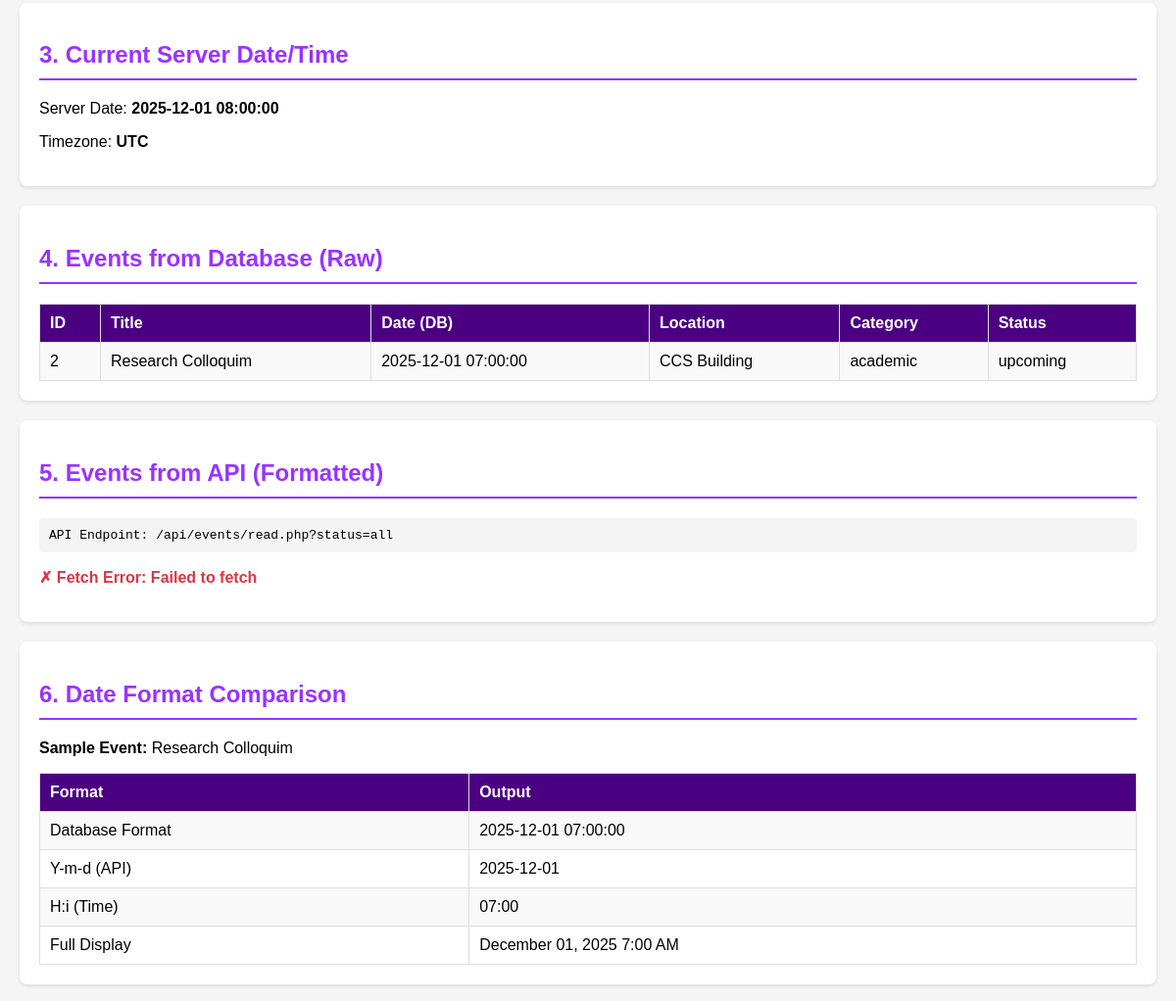
The app's page /test_events_api.php (middle part), older data.
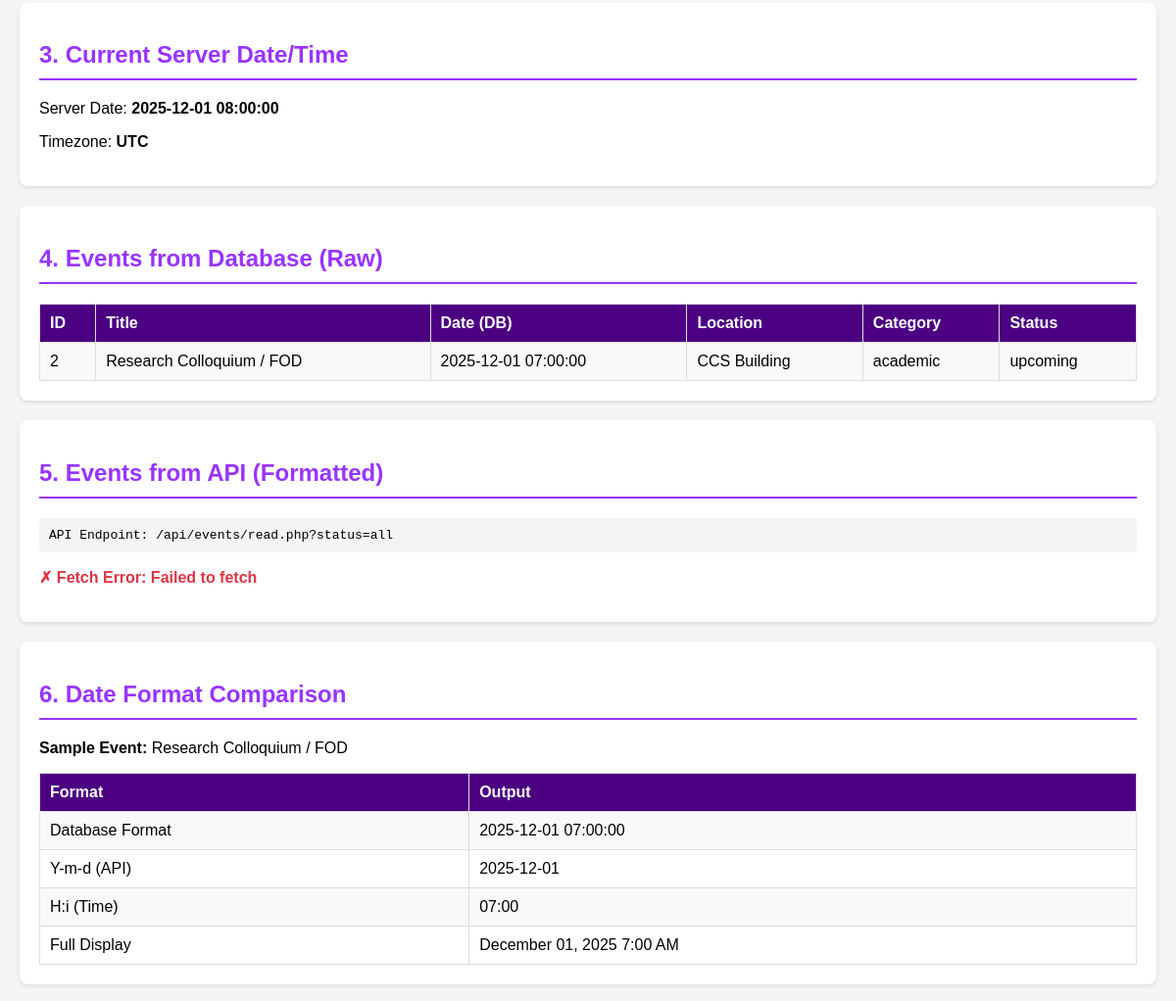
The same page, newer data.
### tables this page shows
CREATE TABLE `events` (
  `id` int(11) NOT NULL,
  `title` varchar(255) NOT NULL,
  `description` text DEFAULT NULL,
  `date` datetime NOT NULL,
  `end_date` datetime DEFAULT NULL,
  `is_multi_day` tinyint(1) DEFAULT 0,
  `location` varchar(255) DEFAULT NULL,
  `category` varchar(50) DEFAULT 'general',
  `status` enum('upcoming','ongoing','completed','cancelled','archived') DEFAULT 'upcoming',
  `created_by` varchar(255) DEFAULT NULL,
  `created_at` timestamp NOT NULL DEFAULT current_timestamp(),
  `updated_at` timestamp NOT NULL DEFAULT current_timestamp() ON UPDATE current_timestamp()
);

### test_events_api.php (the view, shortened to what this page needs)
<!DOCTYPE html>
<html lang="en">
<head>
</head>
<body>
        <?php
        try {
            $database = new Database();
            $conn = $database->getConnection();
        } catch (Exception $e) {
            echo '<p class="error">✗ Database connection failed: ' . htmlspecialchars($e->getMessage()) . '</p>';
            exit;
        }
        ?>
    <div class="test-section">
        <h2>3. Current Server Date/Time</h2>
        <?php
        $serverTime = new DateTime();
        echo '<p>Server Date: <strong>' . $serverTime->format('Y-m-d H:i:s') . '</strong></p>';
        echo '<p>Timezone: <strong>' . date_default_timezone_get() . '</strong></p>';
        ?>
    </div>
    <div class="test-section">
        <h2>4. Events from Database (Raw)</h2>
        <?php
        try {
            $query = "SELECT id, title, date, location, category, status
                      FROM events
                      ORDER BY date ASC";
            $stmt = $conn->query($query);
            $events = $stmt->fetchAll(PDO::FETCH_ASSOC);
            if (count($events) > 0) {
                echo '<table>';
                echo '<tr><th>ID</th><th>Title</th><th>Date (DB)</th><th>Location</th><th>Category</th><th>Status</th></tr>';
                foreach ($events as $event) {
                    echo '<tr>';
                    echo '<td>' . htmlspecialchars($event['id']) . '</td>';
                    echo '<td>' . htmlspecialchars($event['title']) . '</td>';
                    echo '<td>' . htmlspecialchars($event['date']) . '</td>';
                    echo '<td>' . htmlspecialchars($event['location']) . '</td>';
                    echo '<td>' . htmlspecialchars($event['category']) . '</td>';
                    echo '<td>' . htmlspecialchars($event['status']) . '</td>';
                    echo '</tr>';
                }
                echo '</table>';
            } else {
                echo '<p class="error">✗ No events found in database</p>';
            }
        } catch (Exception $e) {
            echo '<p class="error">✗ Error: ' . htmlspecialchars($e->getMessage()) . '</p>';
        }
        ?>
    </div>
    <div class="test-section">
        <h2>5. Events from API (Formatted)</h2>
        <div class="code">
            API Endpoint: /api/events/read.php?status=all
        </div>
        <div id="apiResponse"></div>
    </div>
    <div class="test-section">
        <h2>6. Date Format Comparison</h2>
        <?php
        if (isset($events) && count($events) > 0) {
            $sampleEvent = $events[0];
            $eventDate = new DateTime($sampleEvent['date']);
            echo '<p><strong>Sample Event:</strong> ' . htmlspecialchars($sampleEvent['title']) . '</p>';
            echo '<table>';
            echo '<tr><th>Format</th><th>Output</th></tr>';
            echo '<tr><td>Database Format</td><td>' . htmlspecialchars($sampleEvent['date']) . '</td></tr>';
            echo '<tr><td>Y-m-d (API)</td><td>' . $eventDate->format('Y-m-d') . '</td></tr>';
            echo '<tr><td>H:i (Time)</td><td>' . $eventDate->format('H:i') . '</td></tr>';
            echo '<tr><td>Full Display</td><td>' . $eventDate->format('F d, Y g:i A') . '</td></tr>';
            echo '</table>';
        }
        ?>
    </div>
</body>
</html>

### test_events_api.php (style rules this page uses)
body { font-family: Arial, sans-serif; max-width: 1200px; margin: 20px auto; padding: 20px; background: #f5f5f5; }
.test-section { background: white; padding: 20px; margin-bottom: 20px; border-radius: 8px; box-shadow: 0 2px 4px rgba(0,0,0,0.1); }
h2 { color: #9933ff; border-bottom: 2px solid #9933ff; padding-bottom: 10px; }
table { width: 100%; border-collapse: collapse; margin-top: 10px; }
th, td { padding: 10px; text-align: left; border: 1px solid #ddd; }
th { background: #4B0082; color: white; }
tr:nth-child(even) { background: #f9f9f9; }
.code { background: #f4f4f4; padding: 10px; border-radius: 4px; font-family: monospace; overflow-x: auto; }

Row changes from the older to the newer data that the page shows:
changed events "CCS Building": title "Research Colloquim" → "Research Colloquium / FOD"
